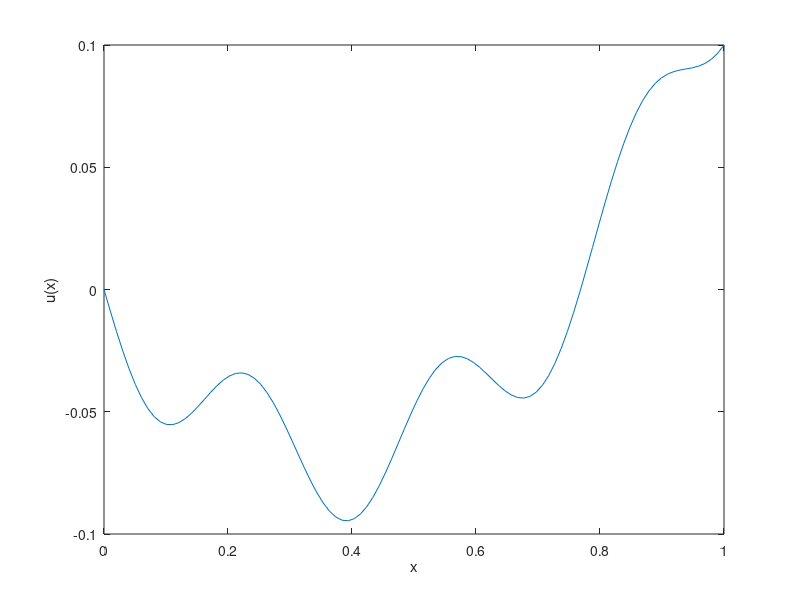

MATLAB code for this plot:
%% Finite difference method

%% Initialization
% Definition of the interval
x_0 = 0;
x_n = 1;

% number of points
n = 100;
h = (x_n-x_0)/(n-1);

% Dirichlet BC
u_0 = 0;
u_n = 0.1;

% Vector of points
x = linspace(x_0, x_n, n).';

%% Matrix of the operator d^2/dx^2
% Define the operator
e=ones(n,1);
D2 = spdiags([e -2*e e], -1:1, n, n);

% Add BCs
% x = 0
D2(1,1) = 1; D2(1,2) = 0;
% x = 1
D2(n,n-1) = 0; D2(n,n) = 1;

%% Right hand side
f = @(x) 10*sin(20*x)+cos(x.^5);

% Multiply the rhs by h^2 to avoid numerical errors
F = h^2*f(x);

% Add BC
F(1) = u_0;
F(n) = u_n;

%% Compute the solution and plot it
% Solve the equation
u=D2\F;

% Plot the solution
plot(x,u)
xlabel('x') 
ylabel('u(x)')
shg
